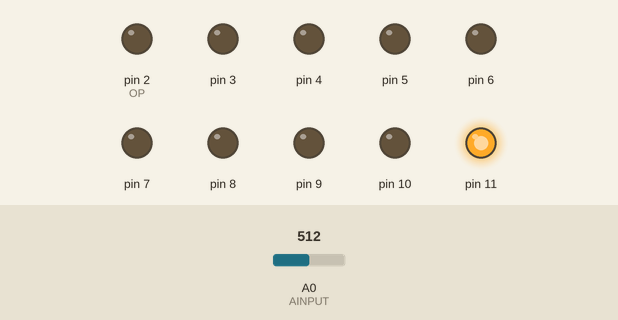
A sketch run on a simulated Arduino Uno, built with avr-gcc and run on an emulated ATmega328P. Parts: output pins drawn as LEDs (lit = HIGH). The inputs (shaded band) are chosen by the test bench; at power-on: A0 (AINPUT) = 512.

Above: at 1.2 s.
1.3 s: A0 (AINPUT) set to 716
At 1.9 s:
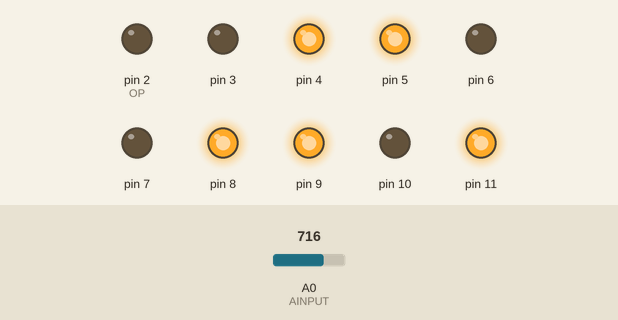
2.8 s: A0 (AINPUT) set to 900
At 3.1 s:
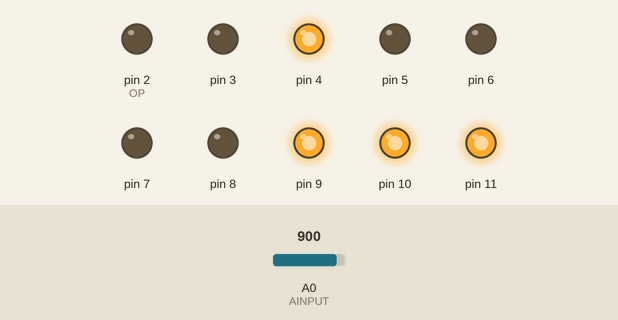
4.3 s: A0 (AINPUT) set to 1023
At 5.4 s:
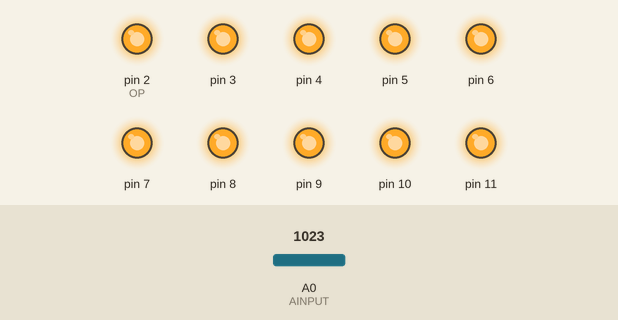
5.8 s: A0 (AINPUT) set to 511
At 6.6 s:
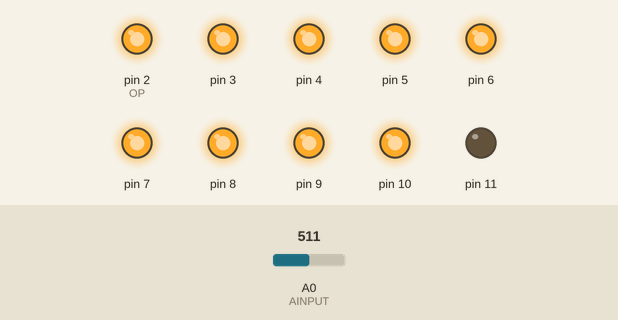
7.3 s: A0 (AINPUT) set to 306
At 7.7 s:
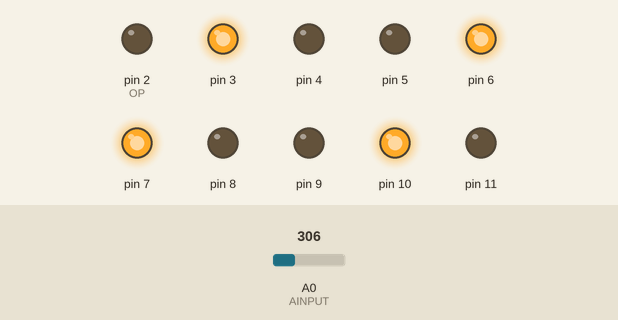
Timing chart, 0 to 9.8 s (numbered marks = the images above; inputs shaded):
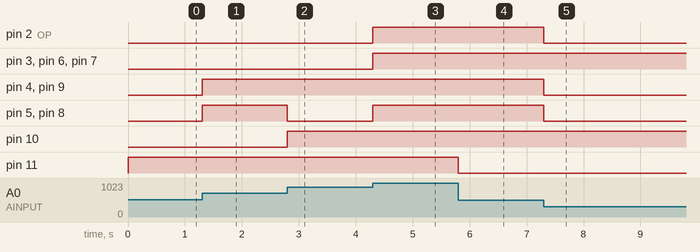

Measured:
- after the input at 1.3 s, pin 4, pin 5, pin 8, pin 9: LOW → HIGH at once
- after the input at 2.8 s, pin 5, pin 8: HIGH → LOW at once; pin 10: LOW → HIGH at once
- after the input at 4.3 s, pin 2 (OP), pin 3, pin 5–8: LOW → HIGH at once
- after the input at 5.8 s, pin 11: HIGH → LOW at once
- after the input at 7.3 s, pin 2 (OP), pin 4, pin 5, pin 8, pin 9: HIGH → LOW at once

The sketch:

Windscribe.lnk.ino
```cpp
#define AINPUT 0
#define OP 2
void setup()
{
  for(int i=0;i<10;i++)

  pinMode(OP+i, OUTPUT);
  analogReference(EXTERNAL);
  }
  int value = 0;

  void loop()
  {
    value = analogRead(AINPUT);
    for(int i=0;i<10;i++)
    {
      digitalWrite(OP+i, value&0x1);
     value>>=1;
     }

     }
```
